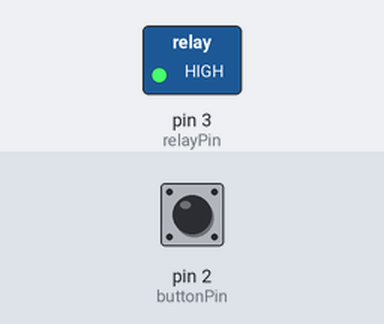
The sketch below on a simulated Arduino Uno, built with avr-gcc and run on an emulated ATmega328P. Shown: switched loads named in the sketch (green lamp = pin HIGH). The inputs (shaded band) are chosen by the test bench; at power-on: pin 2 (buttonPin) LOW.

Above: at 1.2 s.
1.3 s: pin 2 (buttonPin) pulled HIGH for 0.15 s
At 1.9 s:
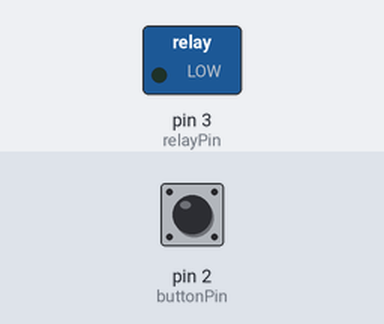
2.9 s: pin 2 (buttonPin) pulled HIGH for 1 s
At 4.3 s:
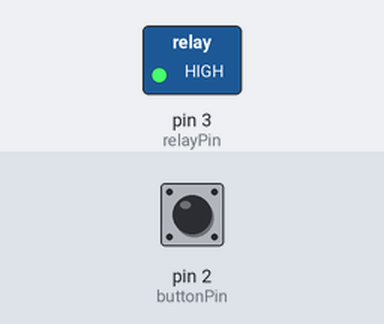
5.4 s: pin 2 (buttonPin) pulled HIGH for 3.2 s
At 6.2 s:
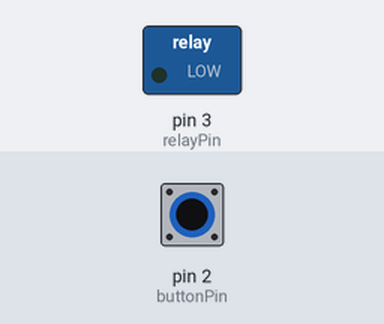
Timing chart, 0 to 8.4 s (numbered marks = the images above; inputs shaded):
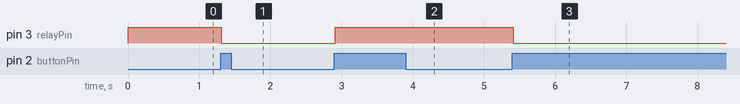

Measured:
- after the input at 1.3 s, pin 3 (relayPin): HIGH → LOW at once
- after the input at 2.9 s, pin 3 (relayPin): LOW → HIGH at once
- after the input at 5.4 s, pin 3 (relayPin): HIGH → LOW at once

The sketch:

sketch_aug19a.ino
```cpp
int buttonPin = 2;                  // defines the button
int relayPin = 3;                   // defines the relay
int relayState = HIGH;              // defines inisial relay state
int buttonState;                    // records the current button state
int lastButtonState = LOW;          // records the last button state
long lastDebounceTime = 0;
long debounceDelay = 10;            // eliminate debounce time

void setup() {
pinMode(buttonPin, INPUT);  //defines button as imput and relay as output
pinMode(relayPin, OUTPUT);
digitalWrite(relayPin, relayState);  // configure the initial state of relay
  }

void loop() {
int reading = digitalRead(buttonPin);             //reads the value of button
// once detects change of state, record time
if (reading != lastButtonState) {
lastDebounceTime = millis();
}

// wait for 10ms to evaluate if it is the same state as last state
// if different, change the button state
// if the state of button is high(pressed), change the state of relay

if ((millis() - lastDebounceTime) > debounceDelay) {
if (reading != buttonState) {
buttonState = reading;
if (buttonState == HIGH) {
relayState = !relayState;
    }
  }
}
digitalWrite(relayPin, relayState);

//change the last state of button

lastButtonState = reading;

}
```
